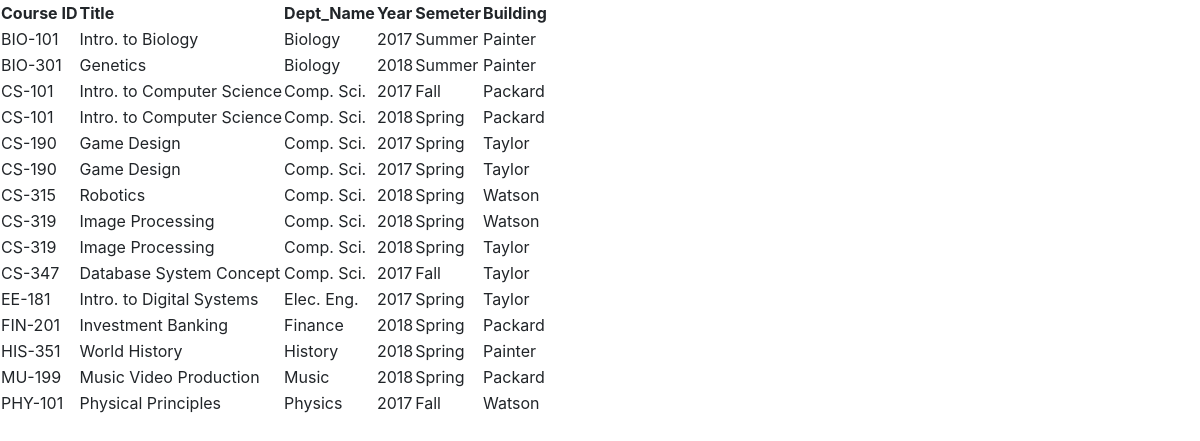
/inc_2/index.php, run on the app's committed database.
### tables this page shows
CREATE TABLE `section` (
  `course_id` varchar(10) NOT NULL,
  `sec_id` varchar(10) NOT NULL,
  `semester` varchar(20) NOT NULL,
  `year` int(11) NOT NULL,
  `building` varchar(20) NOT NULL,
  `room_number` varchar(10) NOT NULL,
  `time_slot_id` varchar(10) NOT NULL
);

CREATE TABLE `course` (
  `course_id` varchar(10) NOT NULL,
  `title` varchar(40) NOT NULL,
  `dept_name` varchar(20) NOT NULL,
  `credits` float NOT NULL
);

### inc_2/index.php (the view, shortened to what this page needs)
<!DOCTYPE html>
<html lang="en">
<head>
    <link rel="stylesheet" href="style.css">
    <link rel="stylesheet" href="https://cdn.jsdelivr.net/npm/bootstrap@4.0.0/dist/css/bootstrap.min.css"
>
</head>
<body>
<?php
$servername = "localhost";
$username = "root";
$password = "";
$dbname = "s083zmbv";
$conn = mysqli_connect($servername, $username, $password, $dbname);
$sql = "SELECT * FROM course JOIN section using (course_id);";
$result = mysqli_query($conn, $sql);
if (mysqli_num_rows($result) > 0) {
    echo "<table><tr><th>Course ID</th><th>Title</th><th>Dept_Name</th>" .
        "<th>Year</th><th>Semeter</th><th>Building</th>";
    while($row = mysqli_fetch_assoc($result)) {
        echo "<tr><td>" . $row["course_id"] . "</td><td>" . $row["title"] .
        "</td><td>" . $row["dept_name"] . "</td><td>" . $row['year'] . "</td><td>"
        . $row['semester'] . "</td><td>" . $row['building'] . "</td></tr>";
    }
    echo "</table>";
} else {
    echo "0 results";
}
?>
</body>
</html>

### inc_2/style.css (style rules this page uses)
table, th, td { border-collapse: 2px solid; }

### data on the page
section: course.course_id "BIO-101", course.title "Intro. to Biology", course.dept_name "Biology", year "2017", semester "Summer", building "Painter"
section: course.course_id "BIO-301", course.title "Genetics", course.dept_name "Biology", year "2018", semester "Summer", building "Painter"
section: course.course_id "CS-101", course.title "Intro. to Computer Science", course.dept_name "Comp. Sci.", year "2017", semester "Fall", building "Packard"
section: course.course_id "CS-101", course.title "Intro. to Computer Science", course.dept_name "Comp. Sci.", year "2018", semester "Spring", building "Packard"
section: course.course_id "CS-190", course.title "Game Design", course.dept_name "Comp. Sci.", year "2017", semester "Spring", building "Taylor"
section: course.course_id "CS-190", course.title "Game Design", course.dept_name "Comp. Sci.", year "2017", semester "Spring", building "Taylor"
section: course.course_id "CS-315", course.title "Robotics", course.dept_name "Comp. Sci.", year "2018", semester "Spring", building "Watson"
section: course.course_id "CS-319", course.title "Image Processing", course.dept_name "Comp. Sci.", year "2018", semester "Spring", building "Watson"
section: course.course_id "CS-319", course.title "Image Processing", course.dept_name "Comp. Sci.", year "2018", semester "Spring", building "Taylor"
section: course.course_id "CS-347", course.title "Database System Concept", course.dept_name "Comp. Sci.", year "2017", semester "Fall", building "Taylor"
section: course.course_id "EE-181", course.title "Intro. to Digital Systems", course.dept_name "Elec. Eng.", year "2017", semester "Spring", building "Taylor"
section: course.course_id "FIN-201", course.title "Investment Banking", course.dept_name "Finance", year "2018", semester "Spring", building "Packard"
section: course.course_id "HIS-351", course.title "World History", course.dept_name "History", year "2018", semester "Spring", building "Painter"
section: course.course_id "MU-199", course.title "Music Video Production", course.dept_name "Music", year "2018", semester "Spring", building "Packard"
section: course.course_id "PHY-101", course.title "Physical Principles", course.dept_name "Physics", year "2017", semester "Fall", building "Watson"
